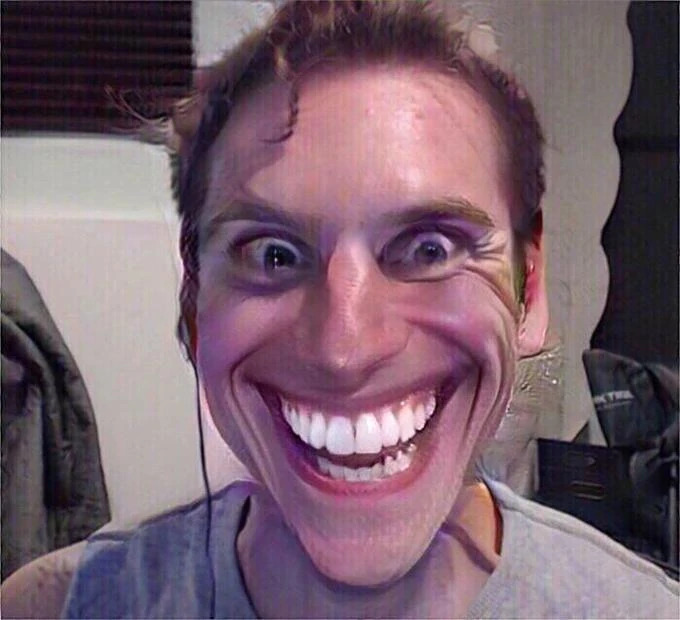
#> input picture JeremySuspicious.jpeg, 680 x 620 px
$ python -i image_transformer.py   (imports and definitions only)
#> lines starting #> are read from the running program, lines starting #| are printed output that depends on the picture
import cv2 as cv
import numpy as np
import imutils
import os

from scipy.interpolate import UnivariateSpline

class Image_Transformer:
    def __init__(self, image: str):
#> called with image = 'JeremySuspicious.jpeg'
        self.image = cv.imread(os.getcwd() + "/" + image)
#> self.image is the input picture: shape (620, 680, 3); mean B, G, R 108.6, 96.1, 120.3

    @staticmethod
    def show_image(window, image):
        cv.imshow(window, image)
        cv.waitKey(0)
        cv.destroyAllWindows()
        cv.waitKey(1)


    # [19 lines left out: functions find_orb_features, find_sift_features, not called in this run]

    def find_canny_edges(self):
        edges = cv.Canny(self.image, 25, 255, L2gradient=False)
        self.show_image('Canny edges', edges)

    def to_grayscale(self):
        gray = cv.cvtColor(self.image, cv.COLOR_BGR2GRAY)
        self.show_image('Gray image', gray)

    def to_hsv(self):
        hsv = cv.cvtColor(self.image, cv.COLOR_BGR2HSV)
        self.show_image('HSV image', hsv)

    def mirror_right(self):
        mirrorImage = np.fliplr(self.image)
        self.show_image('Horizontal mirror', mirrorImage)

    def mirror_bottom(self):
        mirrorImage = cv.flip(self.image, 0)
        self.show_image('Vertical mirror', mirrorImage)

    def rotate_image(self):
        rotatedImage = imutils.rotate(self.image, angle = 45)
        self.show_image('Rotated image', rotatedImage)

    # [13 lines left out: functions rotate_image_around_point, move_right, not called in this run]

    def adjust_brightness(self):
        hsvImage = cv.add(self.image, np.array([50.0]))
        self.show_image('Brighter image', hsvImage)

    # [21 lines left out: functions adjust_contrast, gamma_conversion, histogram_equalization, not called in this run]

    @staticmethod
    def color_shift(image, isCooler):
#> called with isCooler = False
        increaseLookupTable = UnivariateSpline([0, 64, 128, 256], [0, 80, 160, 256])(range(256))
        decreaseLookupTable = UnivariateSpline([0, 64, 128, 256], [0, 50, 100, 256])(range(256))
        red, green, blue = cv.split(image)
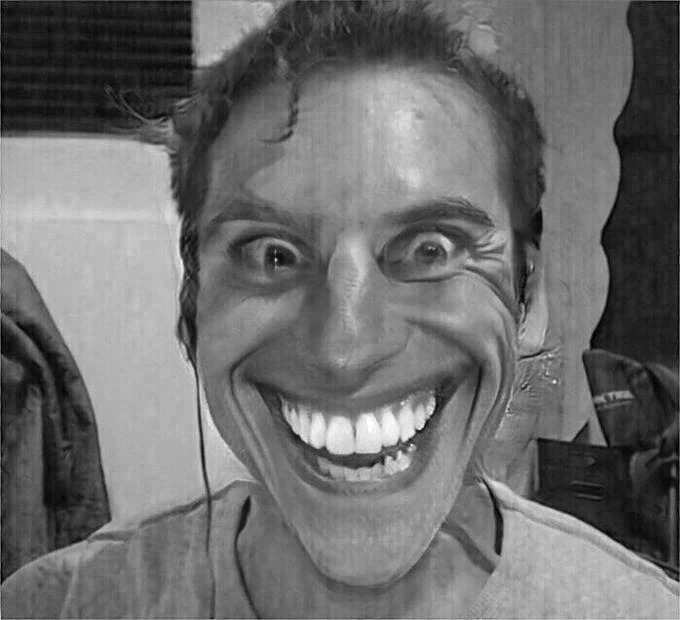
#> red: shape (620, 680); min 0, max 255, mean 108.6
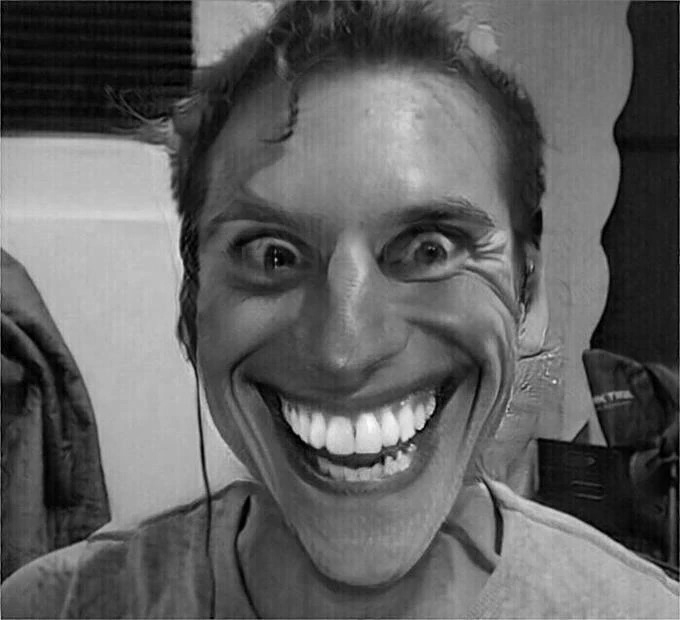
#> green: shape (620, 680); min 0, max 255, mean 96.1
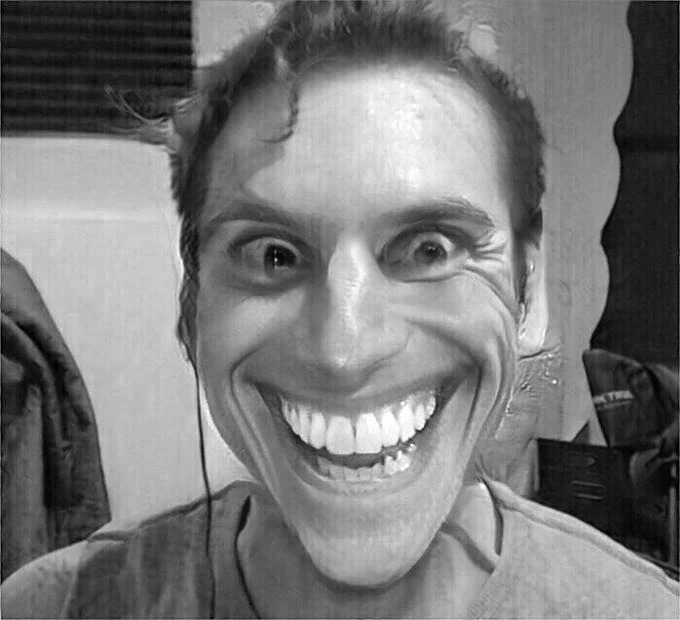
#> blue: shape (620, 680); min 0, max 255, mean 120.3
        if isCooler:
            red = cv.LUT(red, increaseLookupTable).astype(np.uint8)
            blue = cv.LUT(blue, decreaseLookupTable).astype(np.uint8)
        else:
            blue = cv.LUT(red, increaseLookupTable).astype(np.uint8)
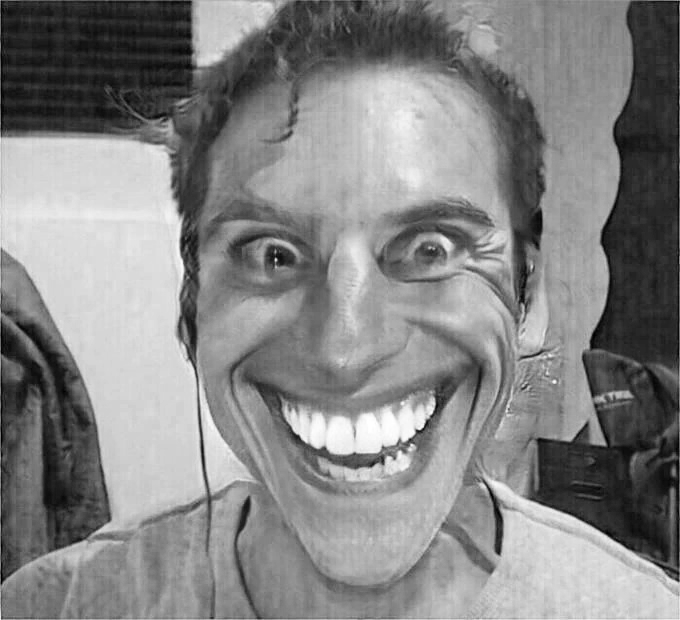
#> blue: shape (620, 680); min 0, max 255, mean 132.5
            red = cv.LUT(blue, decreaseLookupTable).astype(np.uint8)
        return cv.merge((red, green, blue))
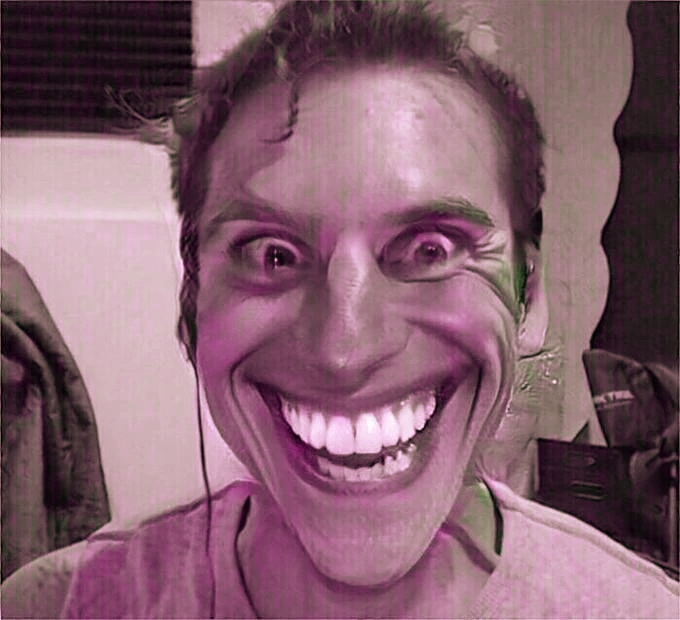
#> returned value: shape (620, 680, 3); mean of channels 0, 1, 2 109.9, 96.1, 132.5; drawn as B, G, R

    def warmer_image(self):
        warmerImage = self.color_shift(self.image, False)
        self.show_image('Warmer image', warmerImage)

    def cooler_image(self):
        coolerImage = self.color_shift(self.image, True)
        self.show_image('Cooler image', coolerImage)

    def change_palette(self):
        newPalette = cv.applyColorMap(self.image, cv.COLORMAP_BONE)
        self.show_image('New palette', newPalette)

    # [7 lines left out: function binarize, not called in this run]

    def image_binarization(self):
        binarized = self.binarize(self.image)
        self.show_image('Binarized image', binarized)

    # [8 lines left out: function find_contours, not called in this run]

    def Sobel_filter(self):
        sobel = cv.Sobel(self.image, cv.CV_64F, 0, 1, ksize=3)
        self.show_image('Sobel filter', sobel)

    def blur_image(self):
        blurredImage = cv.GaussianBlur(self.image, ksize=(9, 9), sigmaX=0, sigmaY=0)
        self.show_image('Blurred image', blurredImage)

    # [29 lines left out: functions filter_high_freq, filter_low_freq, erode, dilate, not called in this run]

>>> result = Image_Transformer('JeremySuspicious.jpeg').warmer_image()
